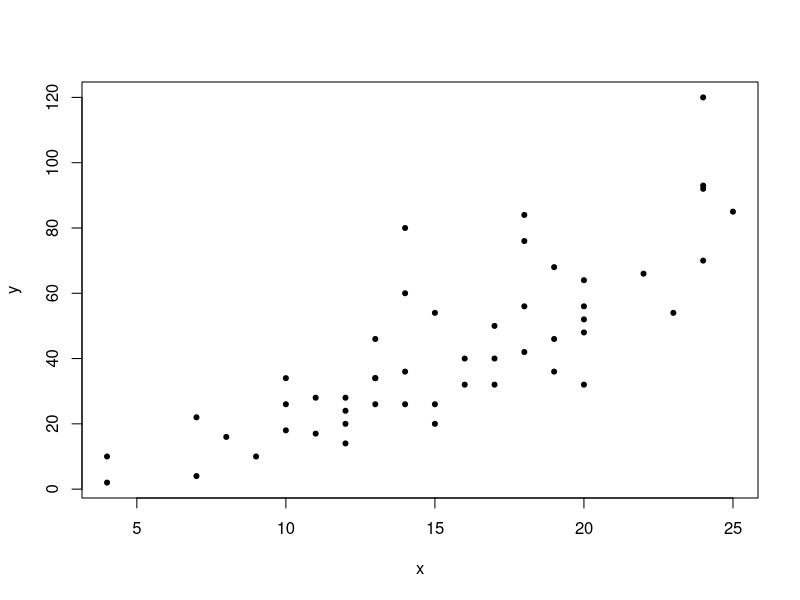
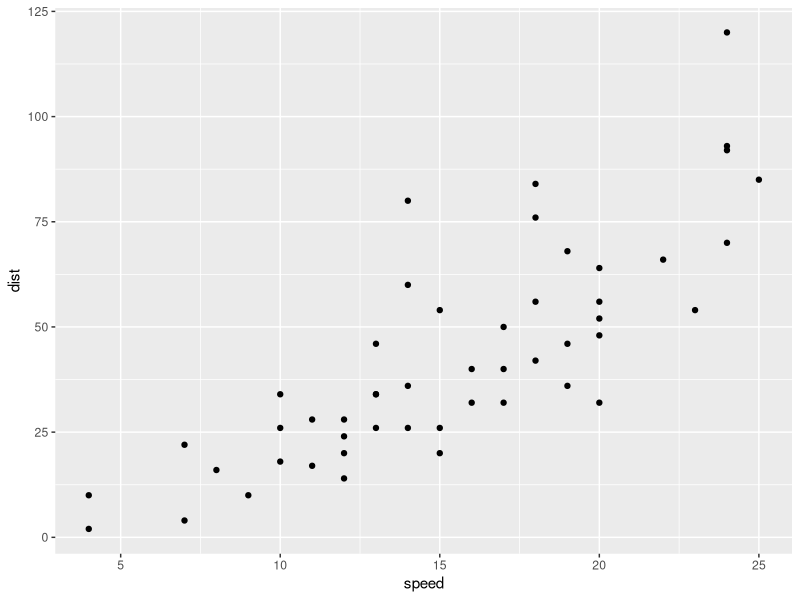
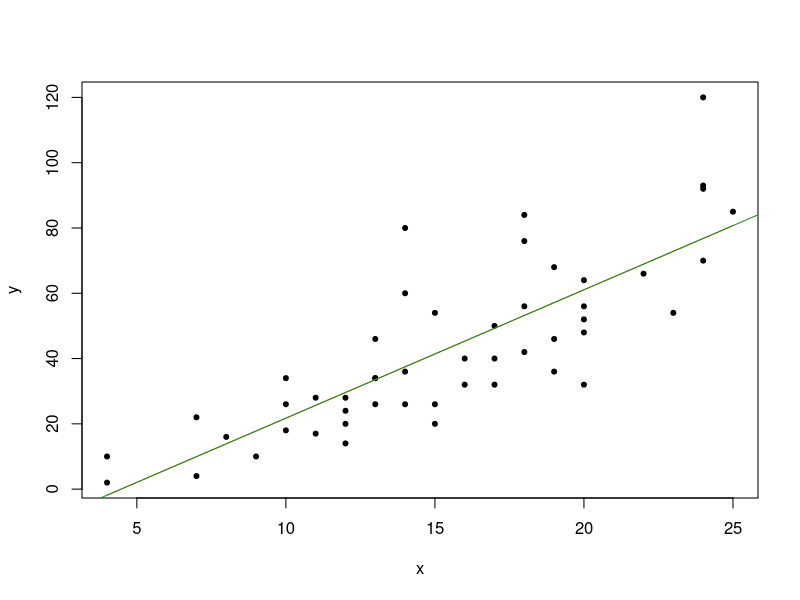
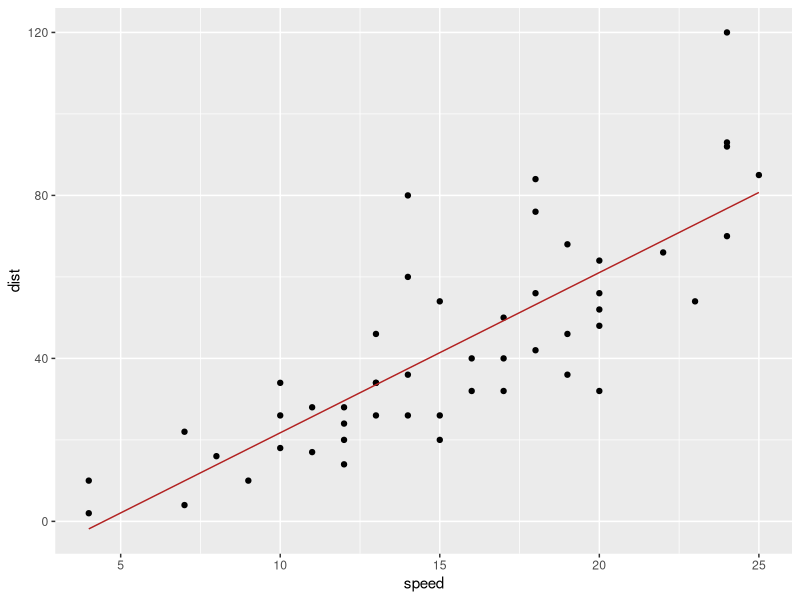

These figures' R source, in order:
#Cargar los datos del paquete cars en el objeto autos

datos <- cars
x <- datos$speed
y <- datos$dist

#grafico 

plot(x,y,pch=20)

#Cargo el ggplot2 y grafico

library(ggplot2)
ggplot(data=datos)+
  geom_point(aes(x=speed, y=dist))

#Estimador de la esperanza de X

x_raya<-mean(x) #promedio de los elementos de un vector

s_x<-sd(x) #desvio estandard del vector

#quiero estimar beta0 y beta1

X<-matrix(c(rep(1,50),x),byrow=FALSE,ncol=2)
unos<-rep(1,50)
X<-cbind(unos,x)#otra opcion combino columnas column bind 

t(X) #transpuesta de X
X%*%t(X)#producto matricial
#solve(X) #te da la inversa

beta_sombrero<-solve(t(X)%*%X)%*%t(X)%*%y

beta_sombrero[1] #elemento uno del vector 
#X[1,3]# elemento de la fila 1 coluna 3 de la matriz X 

#grafico 
plot(x,y,pch=20)
y_sombrero<-beta_sombrero[1]+beta_sombrero[2]*x

lines(x,y_sombrero,col="chocolate")#agrego lineas al grafico 


abline(beta_sombrero[1],beta_sombrero[2],col="Forestgreen")#otra forma de hacer la recta

datos2<-data.frame(cbind(datos,y_sombrero))
ggplot(data=datos2)+
  geom_point(aes(x=speed, y=dist))+
  geom_line(aes(x=speed,y=y_sombrero),col="Firebrick")

#ahora la version linda 

ajuste<-lm(y~x) #modelo lineal 

names(ajuste) #metodos del objeto
summary(ajuste) # Resumen copado del objeto 

ajuste$coefficients #atributos del objeto 
